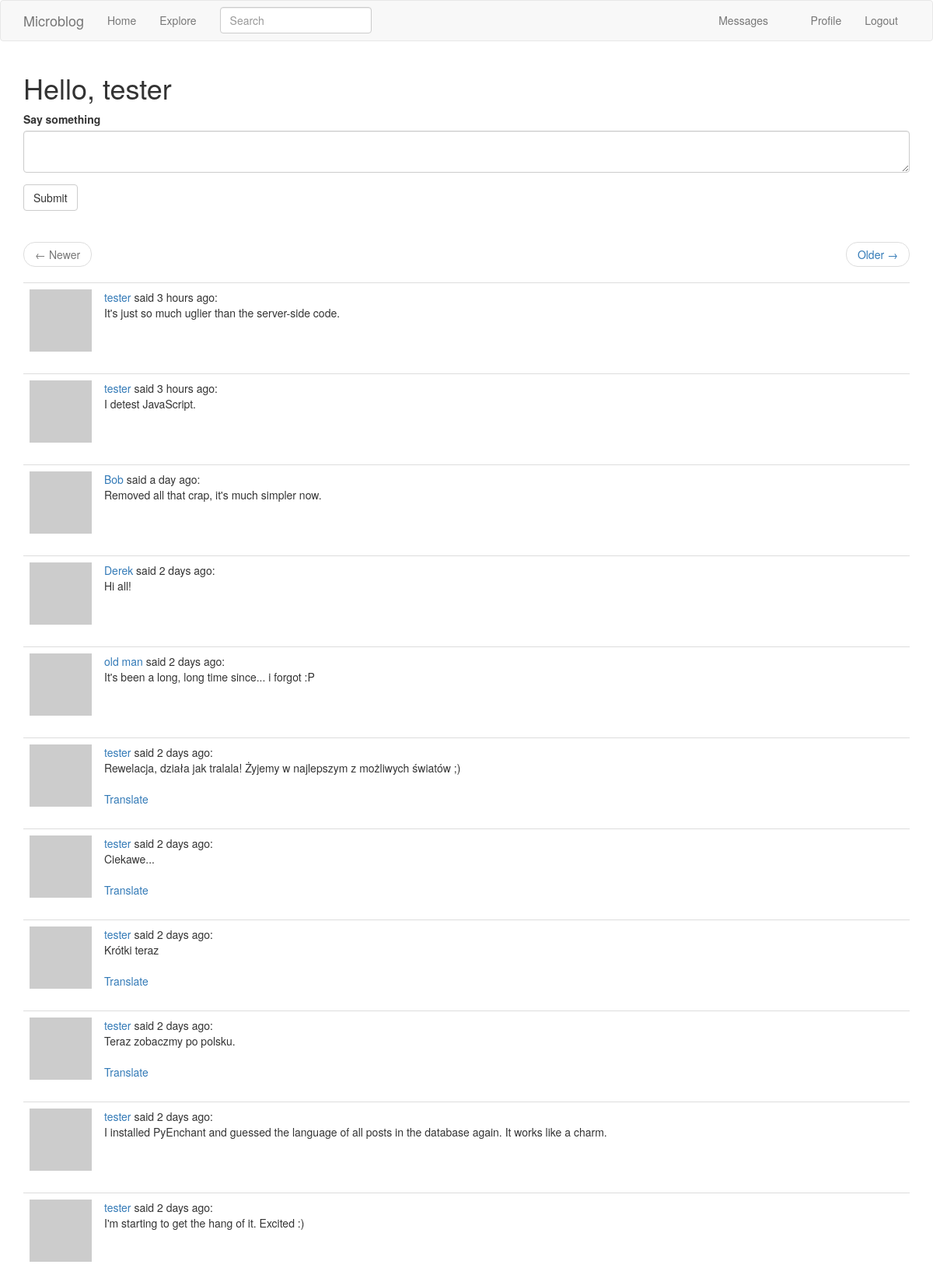
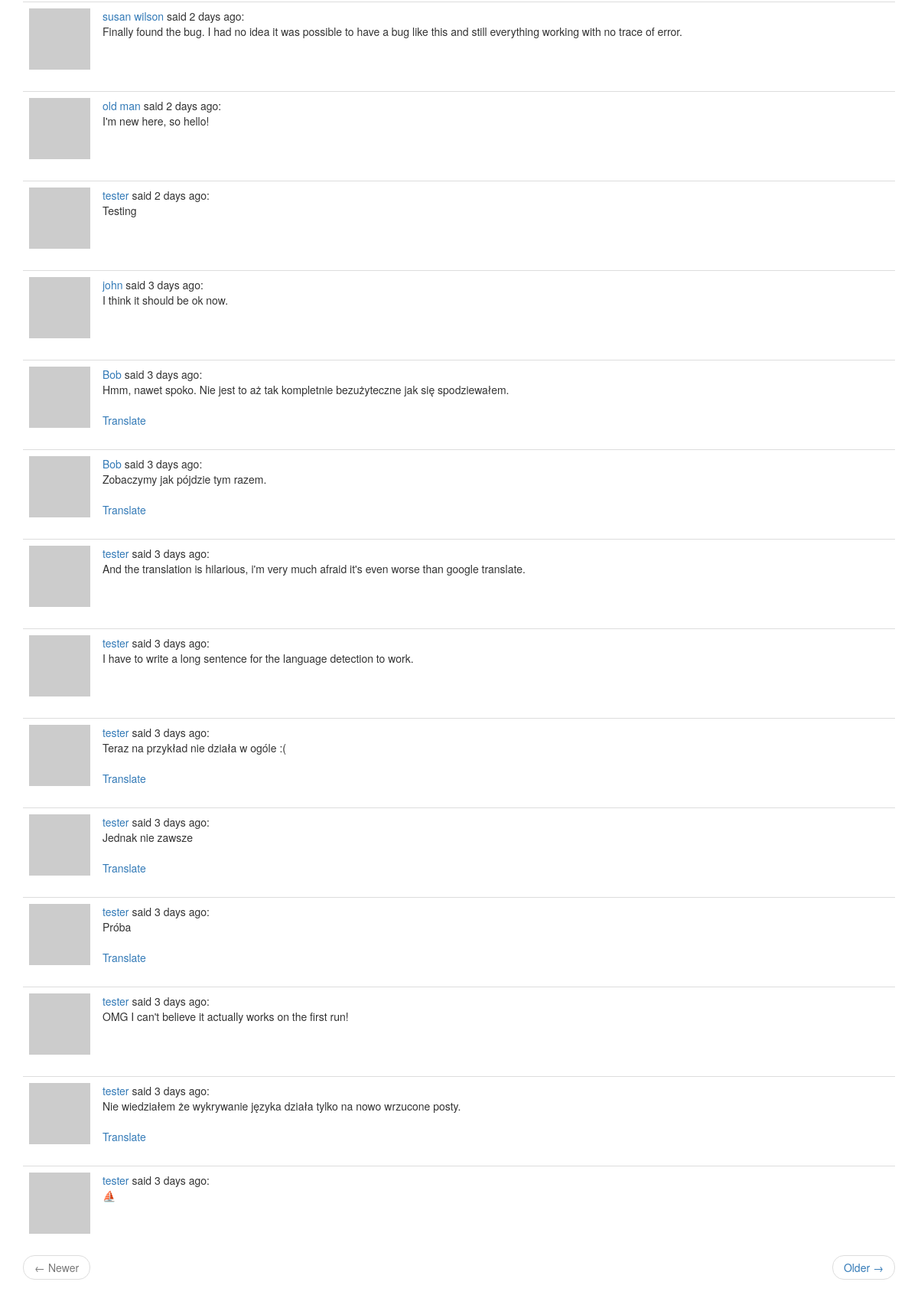
Page /index (signed in) on the committed database (2 pictures, top to bottom).
### app/models.py (models this page shows, shortened)
class User(UserMixin, db.Model):
    id = db.Column(db.Integer, primary_key=True)
    username = db.Column(db.String(64), index=True, unique=True)
    email = db.Column(db.String(120), index=True, unique=True)
    password_hash = db.Column(db.String(128))
    about_me = db.Column(db.String(140))
    last_seen = db.Column(db.DateTime, default=datetime.utcnow)
    last_message_read_time = db.Column(db.DateTime)
    posts = db.relationship('Post', backref='author', lazy='dynamic')
    followed = db.relationship(
        'User', secondary=followers,
        primaryjoin=(followers.c.follower_id == id),
        secondaryjoin=(followers.c.followed_id == id),
        backref=db.backref('followers', lazy='dynamic'), lazy='dynamic')
    messages_sent = db.relationship(
        'Message',
        foreign_keys='Message.sender_id',
        backref='author', lazy='dynamic')
    messages_received = db.relationship(
        'Message',
        foreign_keys='Message.recipient_id',
        backref='recipient', lazy='dynamic')
    def avatar(self, size):
        digest = md5(self.email.lower().encode('utf-8')).hexdigest()
        return 'https://www.gravatar.com/avatar/{}?d=retro&s={}'.format(
            digest, size)
    def followed_posts(self):
        followed = Post.query.join(
            followers,
            (followers.c.followed_id == Post.user_id)
        ).filter(followers.c.follower_id == self.id)
        own = Post.query.filter_by(user_id=self.id)
        return followed.union(own).order_by(Post.timestamp.desc())
    def new_messages(self):
        last_read_time = self.last_message_read_time or datetime(1900, 1, 1)
        return Message.query.filter_by(recipient=self).filter(
            Message.timestamp > last_read_time).count()

class Post(db.Model):
    __searchable__ = ['body']
    id = db.Column(db.Integer, primary_key=True)
    body = db.Column(db.String(140))
    timestamp = db.Column(db.DateTime, index=True, default=datetime.utcnow)
    user_id = db.Column(db.Integer, db.ForeignKey('user.id'))
    language = db.Column(db.String(5))

### app/main/routes.py (the view, shortened to what this page needs)
@bp.route('/', methods=['GET', 'POST'])
@bp.route('/index', methods=['GET', 'POST'])
@login_required
def index():
    form = PostForm()
    page = request.args.get('page', 1, type=int)
    posts = current_user.followed_posts().paginate(
        page, current_app.config['POSTS_PER_PAGE'], False)
    next_url = url_for('main.index', page=posts.next_num) \
        if posts.has_next else None
    prev_url = url_for('main.index', page=posts.prev_num) \
        if posts.has_prev else None
    return render_template('index.html', title=_('Home'), form=form,
                           posts=posts.items,
                           next_url=next_url, prev_url=prev_url)

### app/main/forms.py
class SearchForm(FlaskForm):
    q = StringField(_l('Search'), validators=[DataRequired()])
    def __init__(self, *args, **kwargs):
        if 'formdata' not in kwargs:
            kwargs['formdata'] = request.args
        if 'csrf_enabled' not in kwargs:
            kwargs['csrf_enabled'] = False
        super().__init__(*args, **kwargs)

class PostForm(FlaskForm):
    post = TextAreaField(_l('Say something'), validators=[
        DataRequired(), Length(min=1, max=140)])
    submit = SubmitField(_l('Submit'))

### app/main/routes.py (called while the page is built)
@bp.before_app_request
def before_request():
    if current_user.is_authenticated:
        current_user.last_seen = datetime.utcnow()
        db.session.commit()
        g.search_form = SearchForm()
    g.locale = str(get_locale())

### app/models.py (called while the page is built)
@login.user_loader
def load_user(id):
    return User.query.get(int(id))

### app/templates/index.html
{% extends "base.html" %}
{% import 'bootstrap/wtf.html' as wtf %}
{% block app_content %}
  <h1>{{ _('Hello,') }} {{ current_user.username }}</h1>
  {% if form %}
    {{ wtf.quick_form(form) }}
    <br>
  {% endif %}
  {% if posts %}
    {% include '_page_nav.html' %}
    {% for post in posts %}
      {% include '_post.html' %}
    {% endfor %}
    {% include '_page_nav.html' %}
  {% else %}
    <p class="text-muted">{{ _('No posts') }}</p>
  {% endif %}
{% endblock %}

### app/templates/_post.html
<table class="table table-hover">
  <tr>
    <td width="40px"><img src="{{ post.author.avatar(40) }}"></td>
    <td>
      <span class="user_popup">
        <a href="{{ url_for('main.user', username=post.author.username) }}">
          {{ post.author.username }}
        </a>
      </span>
      {{ _('said') }} {{ moment(post.timestamp).fromNow() }}:
      <br>
      <span id="post{{ post.id }}">{{ post.body }}</span>
      {% if post.language and post.language != g.locale %}
        <br><br>
        <span id="translation{{ post.id }}">
          <a href="javascript:translate(
                                '#post{{ post.id }}',
                                '#translation{{ post.id }}',
                                '{{ post.language }}',
                                '{{ g.locale }}');">{{ _('Translate') }}</a>
        </span>
      {% endif %}
    </td>
  </tr>
</table>

### rows in the picture
User: username "tester"
Post: author.username "tester", timestamp "3 hours ago", body "It's just so much uglier than the server-side code."
Post: author.username "tester", timestamp "3 hours ago", body "I detest JavaScript."
Post: author.username "Bob", timestamp "a day ago", body "Removed all that crap, it's much simpler now."
Post: author.username "Derek", timestamp "2 days ago", body "Hi all!"
Post: author.username "old man", timestamp "2 days ago", body "It's been a long, long time since... i forgot :P"
Post: author.username "tester", timestamp "2 days ago", body "Rewelacja, działa jak tralala! Żyjemy w najlepszym z możliwych światów ;)"
Post: author.username "tester", timestamp "2 days ago", body "Ciekawe..."
Post: author.username "tester", timestamp "2 days ago", body "Krótki teraz"
Post: author.username "tester", timestamp "2 days ago", body "Teraz zobaczmy po polsku."
Post: author.username "tester", timestamp "2 days ago", body "I installed PyEnchant and guessed the language of all posts in the database again. It works like a charm."
Post: author.username "tester", timestamp "2 days ago", body "I'm starting to get the hang of it. Excited :)"
Post: author.username "susan wilson", timestamp "2 days ago", body "Finally found the bug. I had no idea it was possible to have a bug like this and still everything working with no trace of error."
Post: author.username "old man", timestamp "2 days ago", body "I'm new here, so hello!"
Post: author.username "tester", timestamp "2 days ago", body "Testing"
Post: author.username "john", timestamp "3 days ago", body "I think it should be ok now."
Post: author.username "Bob", timestamp "3 days ago", body "Hmm, nawet spoko. Nie jest to aż tak kompletnie bezużyteczne jak się spodziewałem."
Post: author.username "Bob", timestamp "3 days ago", body "Zobaczymy jak pójdzie tym razem."
Post: author.username "tester", timestamp "3 days ago", body "And the translation is hilarious, i'm very much afraid it's even worse than google translate."
Post: author.username "tester", timestamp "3 days ago", body "I have to write a long sentence for the language detection to work."
Post: author.username "tester", timestamp "3 days ago", body "Teraz na przykład nie działa w ogóle :("
Post: author.username "tester", timestamp "3 days ago", body "Jednak nie zawsze"
Post: author.username "tester", timestamp "3 days ago", body "Próba"
Post: author.username "tester", timestamp "3 days ago", body "OMG I can't believe it actually works on the first run!"
Post: author.username "tester", timestamp "3 days ago", body "Nie wiedziałem że wykrywanie języka działa tylko na nowo wrzucone posty."
Post: author.username "tester", timestamp "3 days ago", body "⛵"
